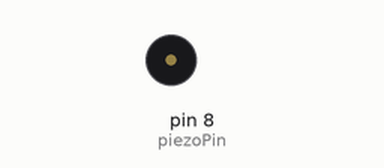
Recording of a sketch running on a simulated Arduino Uno, built with avr-gcc and run on an emulated ATmega328P. On the bench: buzzer (waves = sounding).

Above: at 2.4 s.
At 6.12 s:
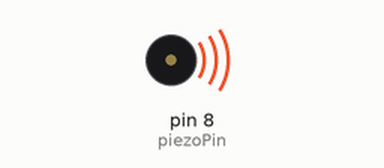
Timing chart, 0 to 6.9 s (numbered marks = the images above):
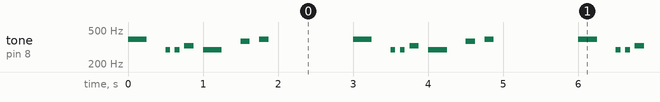

The sketch:

Piezo_Speaker_Arduino.ino
```cpp
int piezoPin = 8;
void setup() {
  // put your setup code here, to run once:

}

void loop() {
  // put your main code here, to run repeatedly:
  //tone(pin, hertz, millis())
tone(piezoPin,392,250);
delay(500);

tone(piezoPin,293.66,62.5);
delay(125);

tone(piezoPin,293.66,62.5);
delay(125);

tone(piezoPin,329.63,125);
delay(250);

tone(piezoPin,293.66,250);
delay(500);

tone(piezoPin,369.99,125);
delay(250);

tone(piezoPin,392,125);
delay(250);

delay(1000);


}
```

Measured:
- by itself, tone on pin 8 (piezoPin): repeats every 3.0 s: silent 0.25 s, 2 × (293 Hz 0.06 s, silent 0.06 s), 329 Hz 0.13 s, silent 0.13 s, 293 Hz 0.25 s, silent 0.25 s, 369 Hz 0.13 s, silent 0.13 s, 392 Hz 0.13 s, silent 1.1 s, 392 Hz 0.25 s
